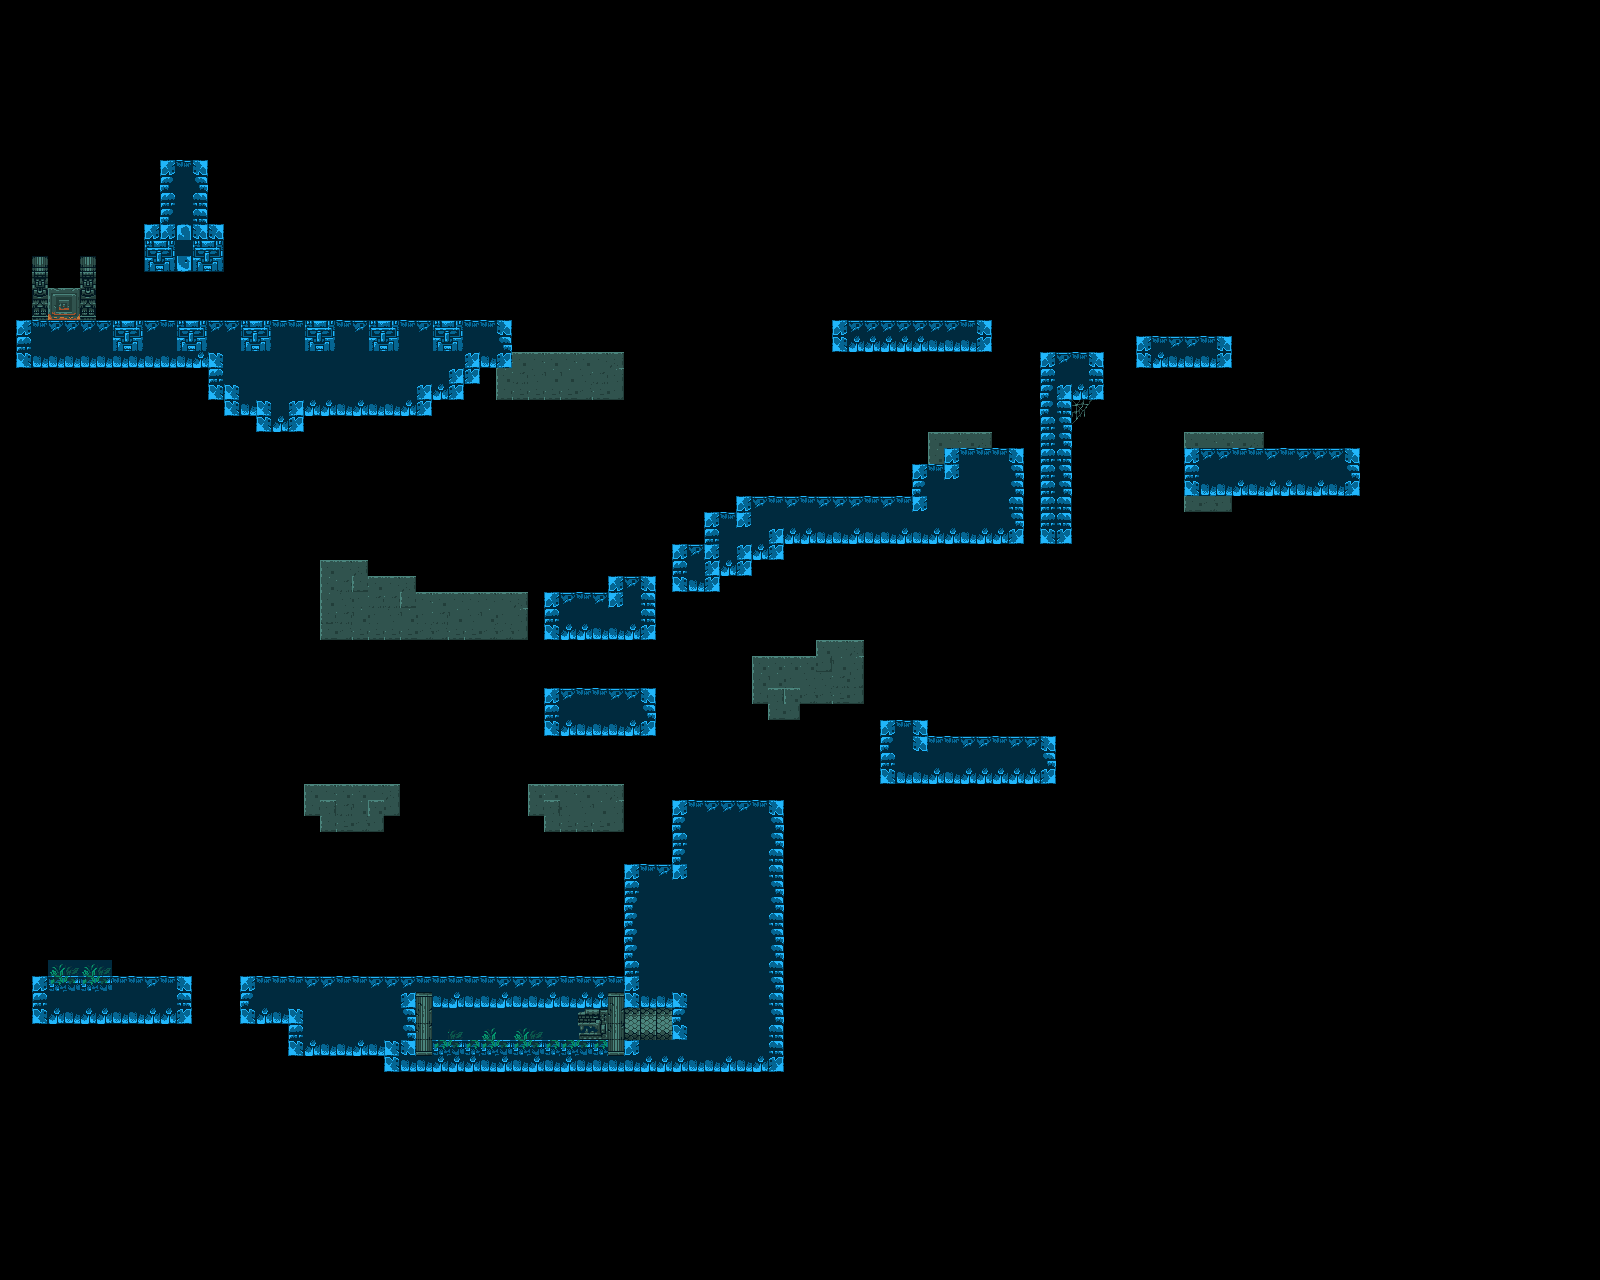

This is a level from a 2D game, rendered from its Tiled map with the project's own tilesets. A one-line summary and the map file follow, with tile-layer data summarised:
An orthogonal 100x80 tile map with 16x16 px tiles, 3 tile layers (Back Layer, Front Layer, Decoration), 1 hidden layer not drawn and 2 objects (Player, Final).

<map version="1.0" orientation="orthogonal" renderorder="right-down" width="100" height="80" tilewidth="16" tileheight="16" nextobjectid="7">
 <tileset firstgid="1" name="environment-tiles" tilewidth="16" tileheight="16" tilecount="672" columns="42">
  <image source="environment-tiles.png" width="672" height="256" />
  <terraintypes>
   <terrain name="Blue block" tile="-1" />
   <terrain name="Green block" tile="-1" />
  </terraintypes>
  <tile id="127" terrain=",,,0" />
  <tile id="128" terrain=",,0,0" />
  <tile id="129" terrain=",,0,0" />
  <tile id="130" terrain=",,0," />
  <tile id="169" terrain=",0,,0" />
  <tile id="170" terrain="0,0,0,0" />
  <tile id="171" terrain="0,0,0,0" />
  <tile id="172" terrain="0,,0," />
  <tile id="174" terrain=",0,0,0" />
  <tile id="175" terrain="0,,0,0" />
  <tile id="184" terrain="1,1,1," />
  <tile id="185" terrain="1,1,,1" />
  <tile id="211" terrain=",0,,0" />
  <tile id="212" terrain="0,0,0,0" />
  <tile id="213" terrain="0,0,0,0" />
  <tile id="214" terrain="0,,0," />
  <tile id="216" terrain="0,0,,0" />
  <tile id="217" terrain="0,0,0," />
  <tile id="226" terrain="1,,1,1" />
  <tile id="227" terrain=",1,1,1" />
  <tile id="253" terrain=",0,," />
  <tile id="254" terrain="0,0,," />
  <tile id="255" terrain="0,0,," />
  <tile id="256" terrain="0,,," />
  <tile id="295" terrain=",,,1" />
  <tile id="296" terrain=",,1,1" />
  <tile id="297" terrain=",,1,1" />
  <tile id="298" terrain=",,1," />
  <tile id="324">
   <properties>
    <property name="Collider" value="None" />
   </properties>
  </tile>
  <tile id="325">
   <properties>
    <property name="Collider" value="None" />
   </properties>
  </tile>
  <tile id="337" terrain=",1,,1" />
  <tile id="338" terrain="1,1,1,1" />
  <tile id="339" terrain="1,1,1,1" />
  <tile id="340" terrain="1,,1," />
  <tile id="379" terrain=",1,,1" />
  <tile id="380" terrain="1,1,1,1" />
  <tile id="381" terrain="1,1,1,1" />
  <tile id="382" terrain="1,,1," />
  <tile id="421" terrain=",1,," />
  <tile id="422" terrain="1,1,," />
  <tile id="423" terrain="1,1,," />
  <tile id="424" terrain="1,,," />
 </tileset>
 <imagelayer name="image" visible="0">
  <image source="../textures/background.png" width="1600" height="1280" />
 </imagelayer>
 <objectgroup name="   ">
  <object id="1" name="Player" x="48.5" y="928" width="14.6667" height="14.6667" />
  <object id="4" name="Final" x="64.591" y="305.515" width="15.7273" height="7.81818" />
 </objectgroup>
 <layer name="Back Layer" width="100" height="80">
  <properties>
   <property name="Collider" value="Back wall" />
   <property name="Speed" value="0.7" />
  </properties>
  <data>[8000 cells, 187 non-empty, 20 distinct tile ids]</data>
 </layer>
 <layer name="Front Layer" width="100" height="80">
  <properties>
   <property name="Collider" value="Front wall" />
   <property name="Speed" value="1.0" />
  </properties>
  <data>[8000 cells, 734 non-empty, 20 distinct tile ids]</data>
 </layer>
 <layer name="Decoration" width="100" height="80">
  <properties>
   <property name="Collider" value="None" />
   <property name="Speed" value="1" />
  </properties>
  <data>[8000 cells, 110 non-empty, 41 distinct tile ids]</data>
 </layer>
</map>